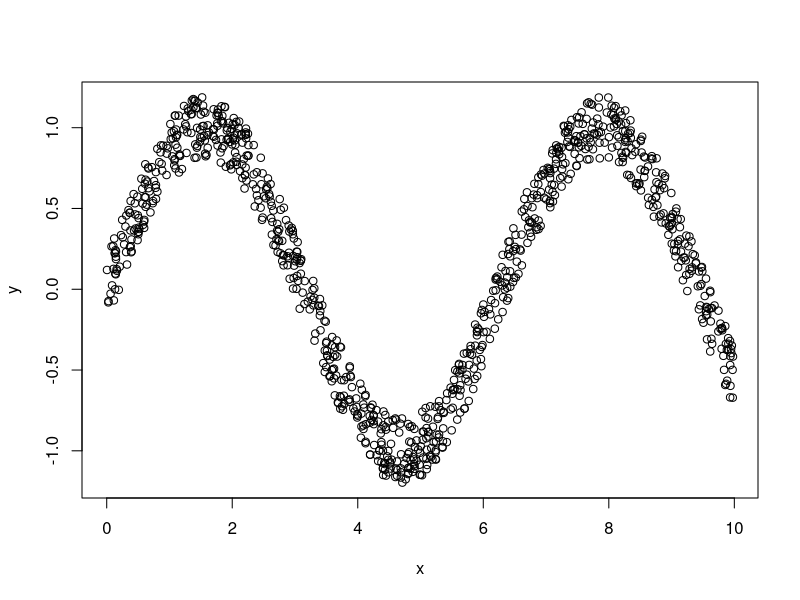
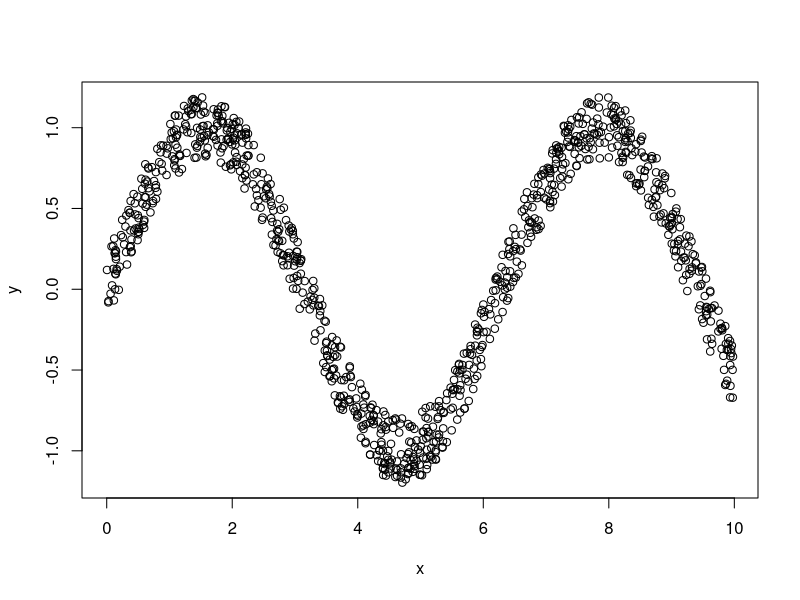
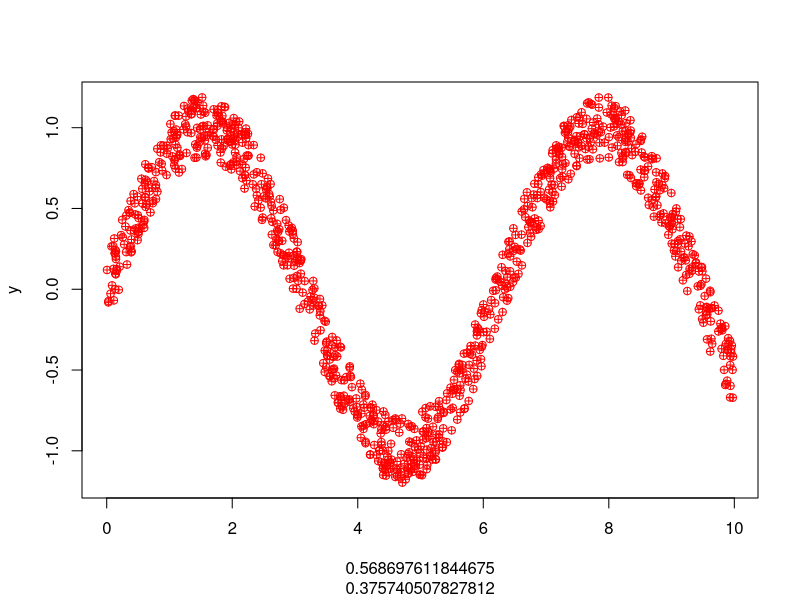
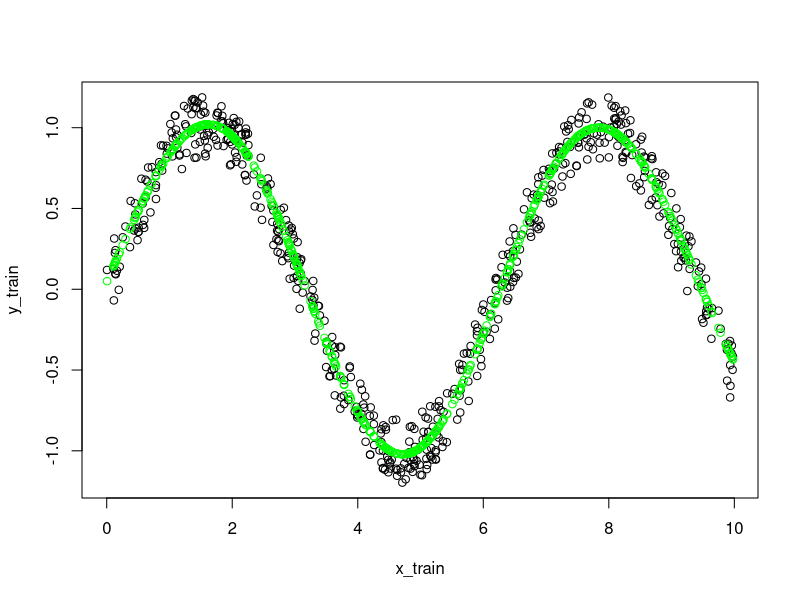
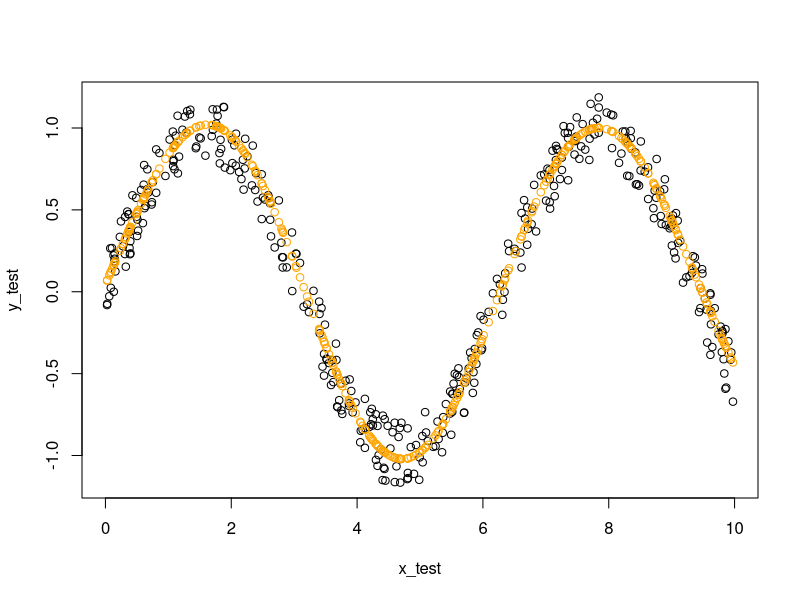

Source code (R) for these figures, in order:
set.seed(11)

x = runif(1000,min=0,max=10)
noise = runif(1000,min = -0.2,max=0.2)
y = sin(x) + noise
plot(x,y)

data = data.frame(x,y) 
data

x_train = data$x[1:600]   # Spliting 60-40 training and testing split
y_train = data$y[1:600]
x_test = data$x[601:1000]
y_test = data$y[601:1000]


## Fit SVR model and visualize using scatter plot

#Install Package
install.packages("e1071")

#Load Library
library(e1071)

#Scatter Plot
plot(data)

#Regression with SVM
train_data = data.frame(x_train,y_train)
modelsvm = svm(y_train~x_train,data = train_data)

#Predict using SVM regression
a = data.frame(x_train=x_test)
predYsvm = predict(modelsvm, newdata = a)

#Overlay SVM Predictions on Scatter Plot
plot(data, predYsvm, col = "red", pch=10)

#Evaluation
paste("RMSE of l.model is = ",sqrt(mean((y_test - predYsvm)^2)))
ae = sum(abs(predYsvm - y_test)) 
paste("Mean absolute error = ", ae/length(predYsvm))


plot(x_train,y_train) # plot train data
points(x_train,predict(modelsvm,x_train),col="green") #pltiing the prediction line


plot(x_test,y_test)
points(x_test,predYsvm,col="orange")



